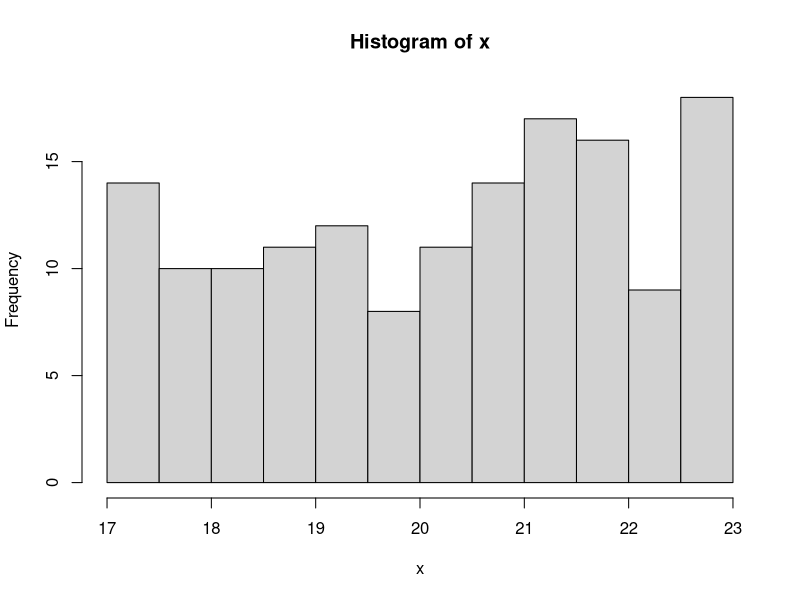
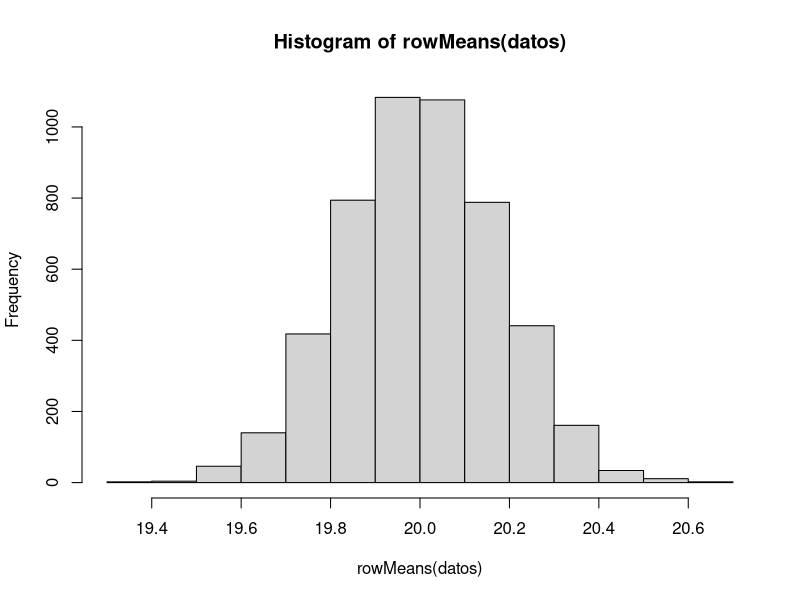
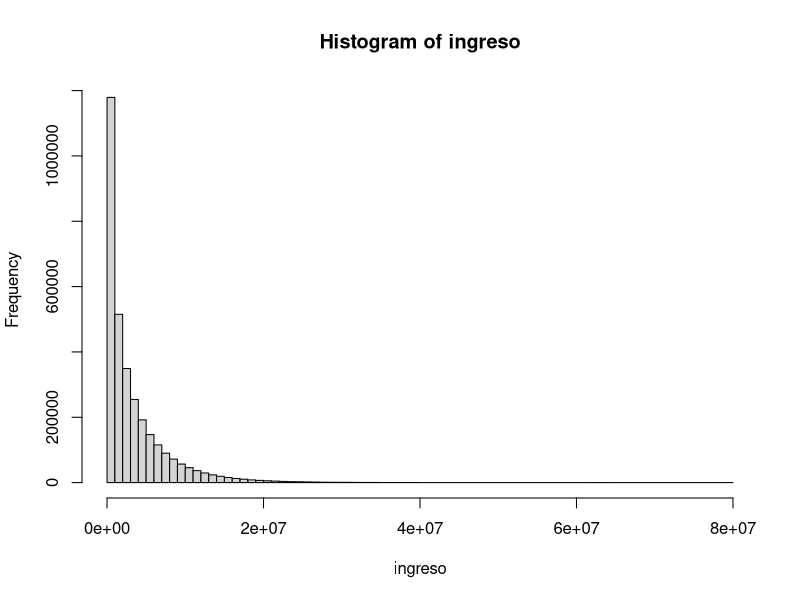
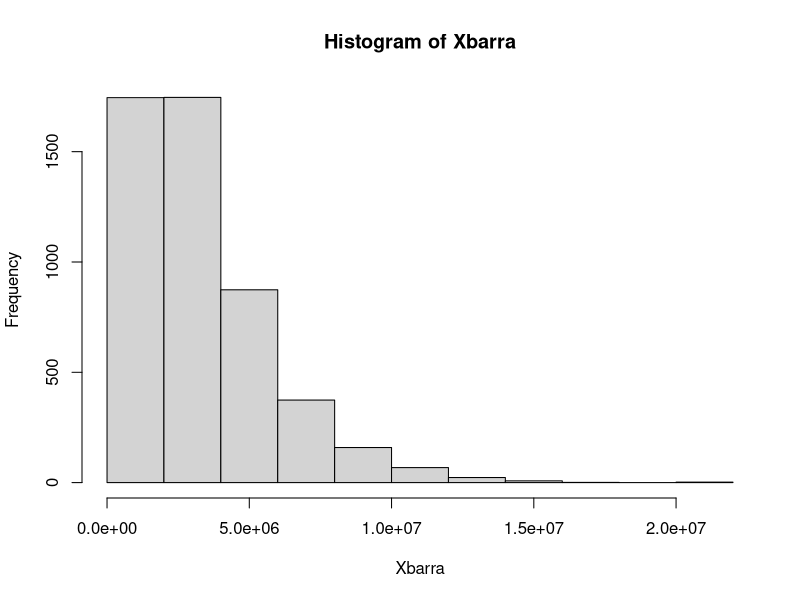
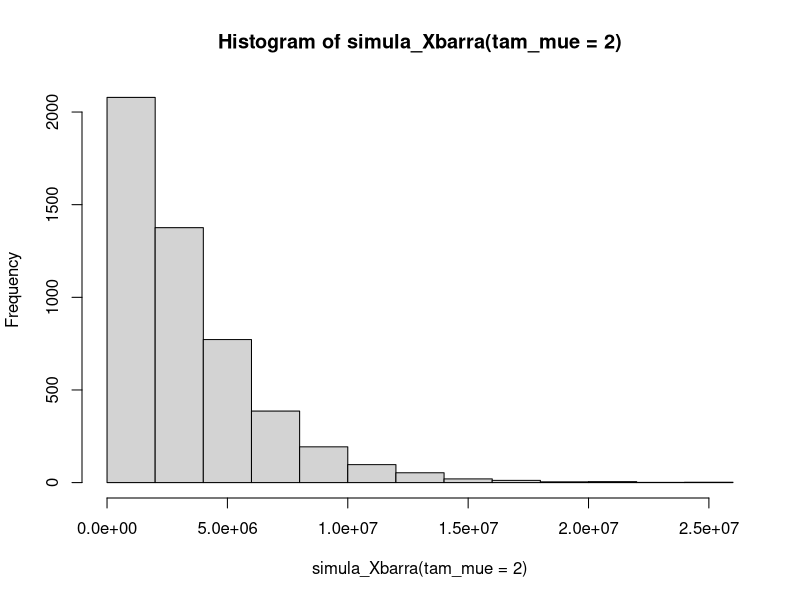
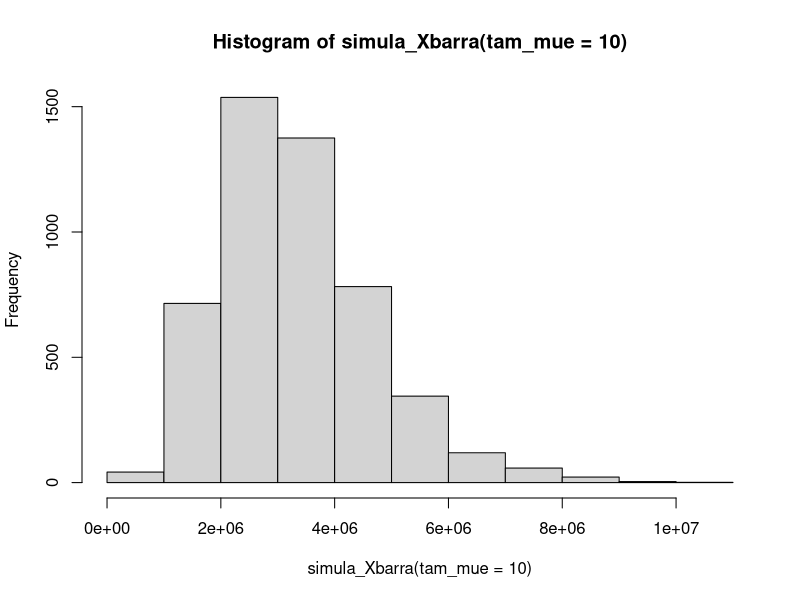
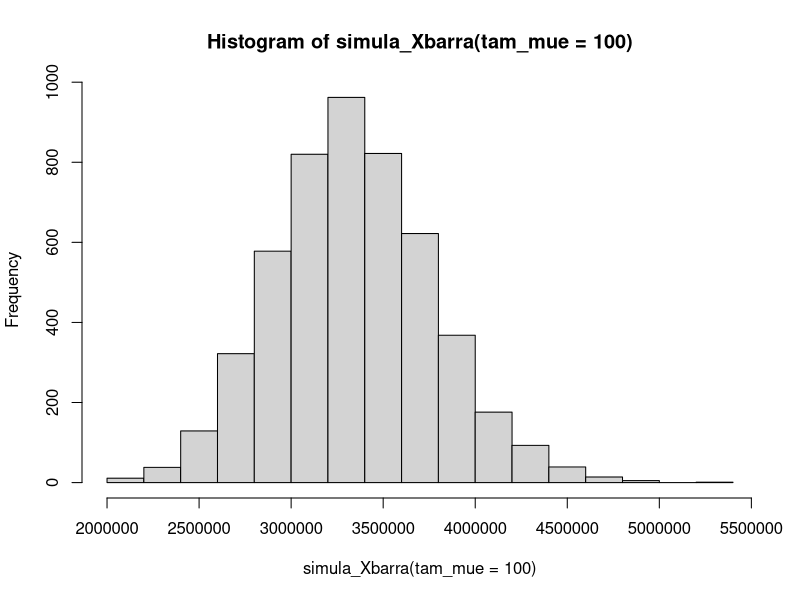
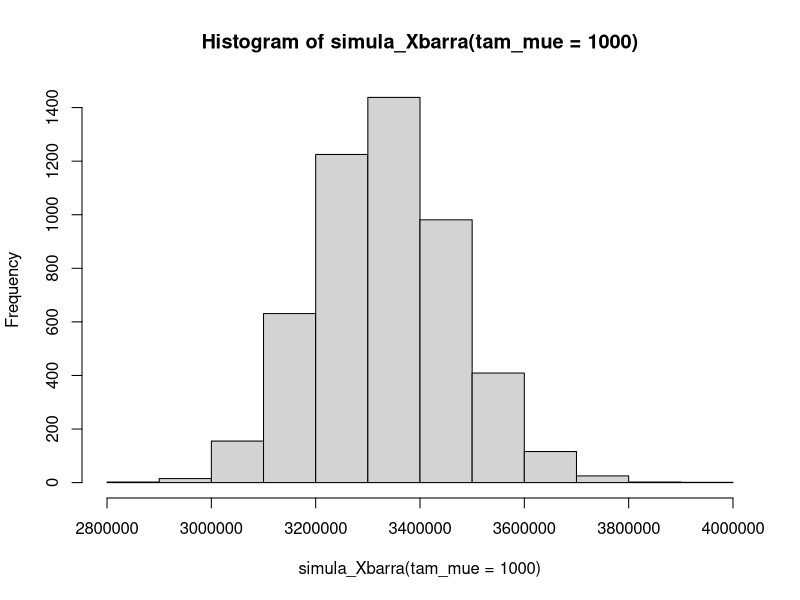

Recreate these plots in R, in order.
# Recordemos 
#1. Dudas: 
# Permutacion  el orden importa

# COmbinarcion: el orden no importa
num <- 0.15 * 0.06
denom <- 0.2 * 0.01 + 0.65 * 0.02 + 0.15 * 0.06   

num / denom


# Estudiantes externado FIGRI
N <- 150
n <- 2

set.seed(210820)
indica_mue <- sample(150, 2)
indica_mue

num_muestras <- choose(150, 2)
num_muestras 

# SImular las edades de los 15000 estudiantes del externado (disr uniforme)
set.seed(12345)
x <- runif(n = 150, min = 17, max = 23)
hist(x)
# seis primeras personas
head(x)
choose(1500, 2) # 15000 combinado 2
matriz <- matrix(NA, nrow = choose(150, 2), ncol = 2)
dim(matriz)

nsimulaciones <- 5000
tam_mue <- 100
datos <- matrix(NA, nrow = nsimulaciones, ncol =  tam_mue)
for(j in 1:tam_mue){  
  datos[,j] <- runif(n = nsimulaciones,17, 23)
}

# Promedio de cada una de las 5000 muestran (eran origiminalmente 150 combinado 2)
hist(rowMeans(datos))



############### Simular el ingreso  #######################
# Simular la distribución del ingreso de los hogares bogotanos
# https://math.stackexchange.com/questions/3104688/method-of-moments-with-a-gamma-distribution
# alpha: forma
# beta: escala
Promedio <- 3333780
S <- 4239029
N <- 3209379
# No preocuparse de donde salen los parámetros alpha y beta por el momento
alpha <- (Promedio ^ 2) / (S ^ 2)
beta <- (S ^ 2) / Promedio 

set.seed(11022020)
ingreso <- rgamma(n = N, shape = alpha, scale = beta)
summary(ingreso)
mean(ingreso)
sd(ingreso) / mean(ingreso)
hist(ingreso, breaks = 100)

############### Simular una muestra de tamaño  1, 2, ... 10, 20, 30,.. 100,500, 1000 
nsimulaciones <- 5000
tam_mue <- 3
datos <- matrix(NA, nrow = nsimulaciones, ncol =  tam_mue)
for(j in 1:tam_mue){  
  datos[,j] <- rgamma(n = nsimulaciones, shape = alpha, scale = beta)
}

# Ver como quedan los datos

Xbarra <- rowMeans(datos)
hist(Xbarra)
summary(Xbarra)

simula_Xbarra <- function(tam_mue, nsimulaciones = 5000){
  datos <- matrix(NA, nrow = nsimulaciones, ncol =  tam_mue)
  for(j in 1:tam_mue){  
    datos[,j] <- rgamma(n = nsimulaciones, shape = alpha, scale = beta)
  }
  Xbarra <- rowMeans(datos)
  Xbarra
}


# Variar tamaños de muestra
hist(simula_Xbarra( tam_mue = 2))
hist(simula_Xbarra(tam_mue = 10))
hist(simula_Xbarra(tam_mue = 100))

hist(simula_Xbarra(tam_mue = 1000))
# hist(simula_Xbarra(tam_mue = 1000, 100))


hist(simula_Xbarra(1000))
mean(simula_Xbarra(1000))
sd(simula_Xbarra(1000))
sd(ingreso) / sqrt(1000)

hist(simula_Xbarra(2000))

mean(simula_Xbarra(2000))
mean(ingreso)

sd(simula_Xbarra(2000))
sd(ingreso) / sqrt(2000)


# Ver el código comentado cuando se vea estimación por momentos 
# setwd("C:/Users/Home/Documents/Laboral2020/Universidad Externando/Estadística2/Clase 5")
# library(readr)
# library(weights) # Histograma ponderado
# hogares <- read_delim("variables_adicionales_hogar_v3.txt", delim = ";" )
# 
# prom_ingreso <- weighted.mean(hogares$INGRESOS_HOG, hogares$FEX_C)
# S2_income <- wtd.var(x = hogares$INGRESOS_HOG,
#                           w = hogares$FEX_C,
#                           na.rm = FALSE)
# prom_ingreso
# sqrt(S2_income)
# sqrt(S2_income) / prom_ingreso * 100
# N_est <- sum(hogares$FEX_C)
# 
# ?rgamma
# # Teorema central del límite
# 
# # Simular la distribución del ingreso de los hogares bogotanos
# # https://math.stackexchange.com/questions/3104688/method-of-moments-with-a-gamma-distribution
# # alpha: forma
# # beta: escala
# alpha <- (prom_ingreso ^ 2) / S2_income
# beta <- S2_income / prom_ingreso 
# 
# weights::wtd.hist(x = hogares$INGRESOS_HOG, breaks = 500,
#                     xlim = c(0, 20000000), probability = T)
# curve(dgamma(x, shape = alpha, scale = beta), 
#       add=TRUE, col='blue', from = 0, to = 20000000)
# 